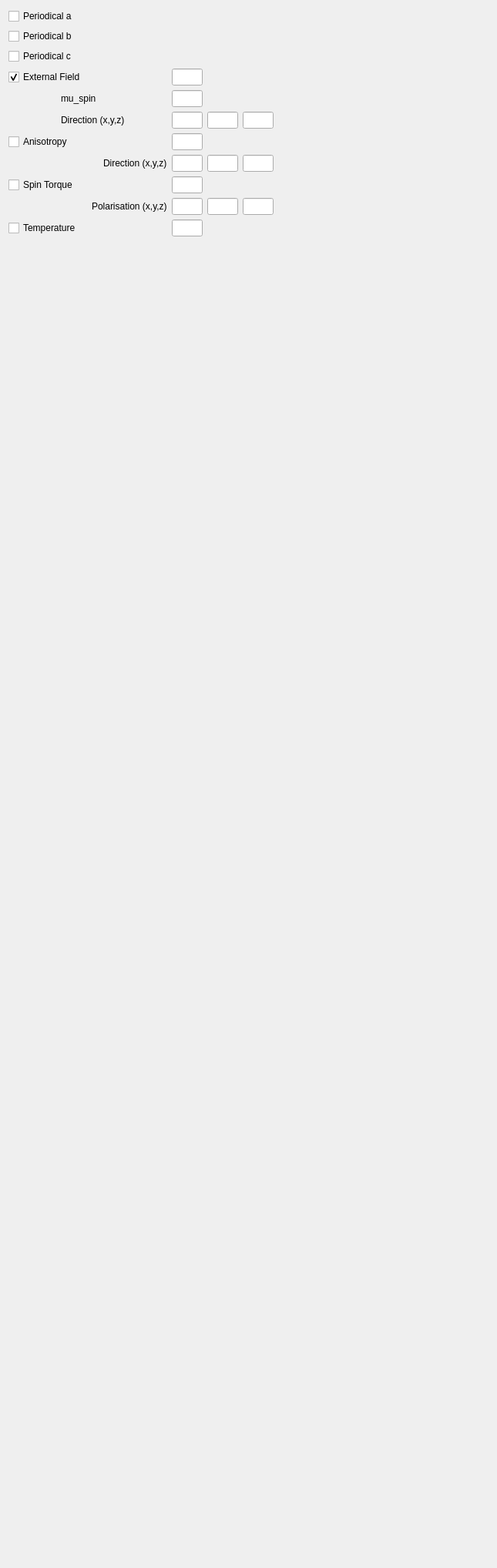
         <widget class="QWidget" name="scrollAreaWidgetContents_4">
          <property name="geometry">
           <rect>
            <x>0</x>
            <y>0</y>
            <width>645</width>
            <height>2036</height>
           </rect>
          </property>
          <layout class="QGridLayout" name="gridLayout_29">
           <item row="9" column="1">
            <layout class="QGridLayout" name="gridLayout_50">
             <item row="0" column="2">
              <widget class="QLineEdit" name="lineEdit_sttz_aniso">
               <property name="maximumSize">
                <size>
                 <width>40</width>
                 <height>16777215</height>
                </size>
               </property>
              </widget>
             </item>
             <item row="0" column="0">
              <widget class="QLineEdit" name="lineEdit_sttx_aniso">
               <property name="maximumSize">
                <size>
                 <width>40</width>
                 <height>16777215</height>
                </size>
               </property>
              </widget>
             </item>
             <item row="0" column="1">
              <widget class="QLineEdit" name="lineEdit_stty_aniso">
               <property name="maximumSize">
                <size>
                 <width>40</width>
                 <height>16777215</height>
                </size>
               </property>
              </widget>
             </item>
             <item row="0" column="3">
              <spacer name="horizontalSpacer_34">
               <property name="orientation">
                <enum>Qt::Horizontal</enum>
               </property>
               <property name="sizeHint" stdset="0">
                <size>
                 <width>40</width>
                 <height>20</height>
                </size>
               </property>
              </spacer>
             </item>
            </layout>
           </item>
           <item row="9" column="0">
            <layout class="QGridLayout" name="gridLayout_48">
             <item row="0" column="1">
              <widget class="QLabel" name="label_34">
               <property name="text">
                <string>Polarisation (x,y,z)</string>
               </property>
              </widget>
             </item>
             <item row="0" column="0">
              <spacer name="horizontalSpacer_37">
               <property name="orientation">
                <enum>Qt::Horizontal</enum>
               </property>
               <property name="sizeHint" stdset="0">
                <size>
                 <width>30</width>
                 <height>20</height>
                </size>
               </property>
              </spacer>
             </item>
            </layout>
           </item>
           <item row="11" column="1">
            <layout class="QGridLayout" name="gridLayout_45">
             <item row="0" column="0">
              <widget class="QLineEdit" name="lineEdit_T_aniso">
               <property name="maximumSize">
                <size>
                 <width>40</width>
                 <height>16777215</height>
                </size>
               </property>
              </widget>
             </item>
             <item row="0" column="1">
              <spacer name="horizontalSpacer_33">
               <property name="orientation">
                <enum>Qt::Horizontal</enum>
               </property>
               <property name="sizeHint" stdset="0">
                <size>
                 <width>40</width>
                 <height>20</height>
                </size>
               </property>
              </spacer>
             </item>
            </layout>
           </item>
           <item row="6" column="1">
            <layout class="QGridLayout" name="gridLayout_42">
             <item row="0" column="0">
              <widget class="QLineEdit" name="lineEdit_ani_aniso">
               <property name="maximumSize">
                <size>
                 <width>40</width>
                 <height>16777215</height>
                </size>
               </property>
              </widget>
             </item>
             <item row="0" column="1">
              <spacer name="horizontalSpacer_29">
               <property name="orientation">
                <enum>Qt::Horizontal</enum>
               </property>
               <property name="sizeHint" stdset="0">
                <size>
                 <width>40</width>
                 <height>20</height>
                </size>
               </property>
              </spacer>
             </item>
            </layout>
           </item>
           <item row="7" column="0">
            <layout class="QGridLayout" name="gridLayout_46">
             <item row="0" column="1">
              <widget class="QLabel" name="label_21">
               <property name="text">
                <string>Direction (x,y,z)</string>
               </property>
              </widget>
             </item>
             <item row="0" column="0">
              <spacer name="horizontalSpacer_36">
               <property name="orientation">
                <enum>Qt::Horizontal</enum>
               </property>
               <property name="sizeHint" stdset="0">
                <size>
                 <width>30</width>
                 <height>20</height>
                </size>
               </property>
              </spacer>
             </item>
            </layout>
           </item>
           <item row="8" column="1">
            <layout class="QGridLayout" name="gridLayout_43">
             <item row="0" column="0">
              <widget class="QLineEdit" name="lineEdit_stt_aniso">
               <property name="maximumSize">
                <size>
                 <width>40</width>
                 <height>16777215</height>
                </size>
               </property>
              </widget>
             </item>
             <item row="0" column="1">
              <spacer name="horizontalSpacer_30">
               <property name="orientation">
                <enum>Qt::Horizontal</enum>
               </property>
               <property name="sizeHint" stdset="0">
                <size>
                 <width>40</width>
                 <height>20</height>
                </size>
               </property>
              </spacer>
             </item>
            </layout>
           </item>
           <item row="7" column="1">
            <layout class="QGridLayout" name="gridLayout_47">
             <item row="0" column="0">
              <widget class="QLineEdit" name="lineEdit_anix_aniso">
               <property name="maximumSize">
                <size>
                 <width>40</width>
                 <height>16777215</height>
                </size>
               </property>
              </widget>
             </item>
             <item row="0" column="1">
              <widget class="QLineEdit" name="lineEdit_aniy_aniso">
               <property name="maximumSize">
                <size>
                 <width>40</width>
                 <height>16777215</height>
                </size>
               </property>
              </widget>
             </item>
             <item row="0" column="2">
              <widget class="QLineEdit" name="lineEdit_aniz_aniso">
               <property name="maximumSize">
                <size>
                 <width>40</width>
                 <height>16777215</height>
                </size>
               </property>
              </widget>
             </item>
             <item row="0" column="3">
              <spacer name="horizontalSpacer_35">
               <property name="orientation">
                <enum>Qt::Horizontal</enum>
               </property>
               <property name="sizeHint" stdset="0">
                <size>
                 <width>40</width>
                 <height>20</height>
                </size>
               </property>
              </spacer>
             </item>
            </layout>
           </item>
           <item row="3" column="2">
            <spacer name="horizontalSpacer_31">
             <property name="orientation">
              <enum>Qt::Horizontal</enum>
             </property>
             <property name="sizeHint" stdset="0">
              <size>
               <width>40</width>
               <height>20</height>
              </size>
             </property>
            </spacer>
           </item>
           <item row="3" column="1">
            <layout class="QGridLayout" name="gridLayout_36">
             <item row="0" column="1">
              <widget class="QLineEdit" name="lineEdit_extH_aniso">
               <property name="maximumSize">
                <size>
                 <width>40</width>
                 <height>16777215</height>
                </size>
               </property>
              </widget>
             </item>
             <item row="0" column="2">
              <spacer name="horizontalSpacer_27">
               <property name="orientation">
                <enum>Qt::Horizontal</enum>
               </property>
               <property name="sizeHint" stdset="0">
                <size>
                 <width>40</width>
                 <height>20</height>
                </size>
               </property>
              </spacer>
             </item>
            </layout>
           </item>
           <item row="5" column="0">
            <layout class="QGridLayout" name="gridLayout_40">
             <item row="0" column="1">
              <widget class="QLabel" name="label_25">
               <property name="text">
                <string>mu_spin</string>
               </property>
              </widget>
             </item>
             <item row="1" column="0">
              <spacer name="horizontalSpacer_32">
               <property name="orientation">
                <enum>Qt::Horizontal</enum>
               </property>
               <property name="sizeType">
                <enum>QSizePolicy::Minimum</enum>
               </property>
               <property name="sizeHint" stdset="0">
                <size>
                 <width>30</width>
                 <height>20</height>
                </size>
               </property>
              </spacer>
             </item>
             <item row="1" column="1">
              <widget class="QLabel" name="label_15">
               <property name="maximumSize">
                <size>
                 <width>100</width>
                 <height>16777215</height>
                </size>
               </property>
               <property name="text">
                <string>Direction (x,y,z)</string>
               </property>
              </widget>
             </item>
            </layout>
           </item>
           <item row="5" column="1">
            <layout class="QGridLayout" name="gridLayout_32">
             <item row="1" column="2">
              <widget class="QLineEdit" name="lineEdit_extHy_aniso">
               <property name="maximumSize">
                <size>
                 <width>40</width>
                 <height>16777215</height>
                </size>
               </property>
              </widget>
             </item>
             <item row="1" column="1">
              <widget class="QLineEdit" name="lineEdit_extHx_aniso">
               <property name="maximumSize">
                <size>
                 <width>40</width>
                 <height>16777215</height>
                </size>
               </property>
              </widget>
             </item>
             <item row="1" column="5">
              <spacer name="horizontalSpacer_24">
               <property name="orientation">
                <enum>Qt::Horizontal</enum>
               </property>
               <property name="sizeHint" stdset="0">
                <size>
                 <width>40</width>
                 <height>20</height>
                </size>
               </property>
              </spacer>
             </item>
             <item row="1" column="3">
              <widget class="QLineEdit" name="lineEdit_extHz_aniso">
               <property name="maximumSize">
                <size>
                 <width>40</width>
                 <height>16777215</height>
                </size>
               </property>
              </widget>
             </item>
             <item row="0" column="1">
              <widget class="QLineEdit" name="lineEdit_muSpin_aniso">
               <property name="maximumSize">
                <size>
                 <width>40</width>
                 <height>16777215</height>
                </size>
               </property>
              </widget>
             </item>
            </layout>
           </item>
           <item row="3" column="0">
            <widget class="QCheckBox" name="checkBox_extH_aniso">
             <property name="text">
              <string>External Field</string>
             </property>
             <property name="checked">
              <bool>true</bool>
             </property>
             <property name="tristate">
              <bool>false</bool>
             </property>
            </widget>
           </item>
           <item row="12" column="1">
            <spacer name="verticalSpacer_5">
             <property name="orientation">
              <enum>Qt::Vertical</enum>
             </property>
             <property name="sizeHint" stdset="0">
              <size>
               <width>20</width>
               <height>40</height>
              </size>
             </property>
            </spacer>
           </item>
           <item row="6" column="0">
            <widget class="QCheckBox" name="checkBox_ani_aniso">
             <property name="text">
              <string>Anisotropy</string>
             </property>
            </widget>
           </item>
           <item row="0" column="0">
            <widget class="QCheckBox" name="checkBox_aniso_periodical_a">
             <property name="text">
              <string>Periodical a</string>
             </property>
            </widget>
           </item>
           <item row="1" column="0">
            <widget class="QCheckBox" name="checkBox_aniso_periodical_b">
             <property name="text">
              <string>Periodical b</string>
             </property>
            </widget>
           </item>
           <item row="8" column="0">
            <widget class="QCheckBox" name="checkBox_stt_aniso">
             <property name="text">
              <string>Spin Torque</string>
             </property>
            </widget>
           </item>
           <item row="2" column="0">
            <widget class="QCheckBox" name="checkBox_aniso_periodical_c">
             <property name="text">
              <string>Periodical c</string>
             </property>
            </widget>
           </item>
           <item row="11" column="0">
            <widget class="QCheckBox" name="checkBox_T_aniso">
             <property name="text">
              <string>Temperature</string>
             </property>
            </widget>
           </item>
          </layout>
         </widget>
